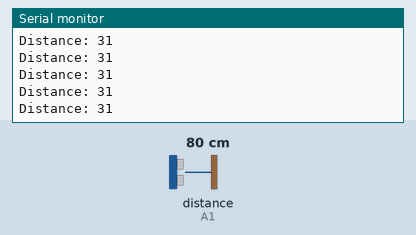
Bench run of a sketch on a simulated Arduino Uno, built with avr-gcc and run on an emulated ATmega328P. On the bench: the last lines printed to the serial monitor. Wiring (inferred from the names in the program): ultrasonic range finder: trigger pin 10; echo A1. The test bench sets the inputs (shaded band); at power-on: distance to the obstacle (sensor on A1) 80 cm. The echo pulse lasts 58.3 µs per cm.

Above: at 1.2 s.
1.3 s: distance to the obstacle (sensor on A1) set to 2 cm
At 1.9 s:
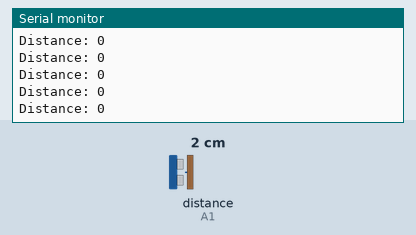
4.3 s: distance to the obstacle (sensor on A1) set to 250 cm
At 5.2 s:
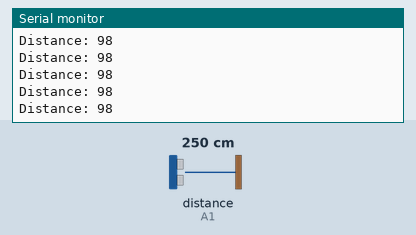
7.3 s: distance to the obstacle (sensor on A1) set to 4 cm
At 8.3 s:
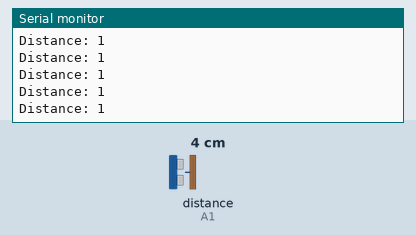
10.3 s: distance to the obstacle (sensor on A1) set to 250 cm
At 10.8 s:
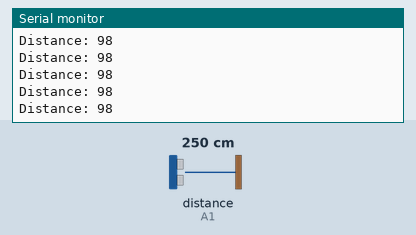
13.3 s: distance to the obstacle (sensor on A1) set to 9 cm
At 14.2 s:
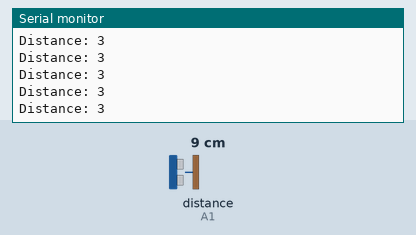
16.3 s: distance to the obstacle (sensor on A1) set to 299 cm
At 17.3 s:
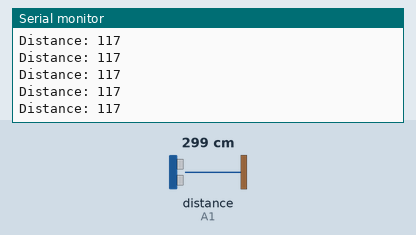
Timing chart, 0 to 19.3 s (numbered marks = the images above; inputs shaded):
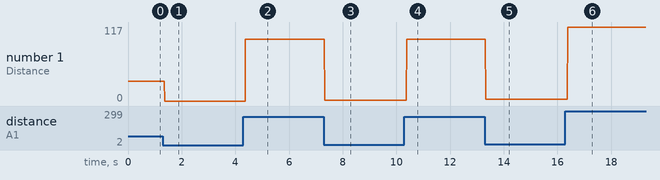

Measured:
- after the input at 1.3 s, the serial monitor: prints a new line after 0.07 s (image 1)
- after the input at 4.3 s, the serial monitor: prints a new line after 0.08 s (image 2)
- after the input at 7.3 s, the serial monitor: prints a new line at once (image 3)
- after the input at 13.3 s, the serial monitor: prints a new line at once (image 5)
- after the input at 16.3 s, the serial monitor: prints a new line after 0.08 s (image 6)
- plotted number 1: 31 → 0 after the input at 1.3 s, 0 → 98 after the input at 4.3 s, 98 → 1 after the input at 7.3 s, 98 → 3 after the input at 13.3 s, 3 → 117 after the input at 16.3 s

The sketch:

ultrasonicPrintDistance.ino
```cpp
int triggerPin = 10;
int sensorOut = A1;

void setup() {
  // put your setup code here, to run once:
  pinMode(triggerPin, OUTPUT);
  pinMode(sensorOut, INPUT);
  Serial.begin(9600);
}

void loop() {
  // clear trigger pin
  digitalWrite(triggerPin, LOW);
  delayMicroseconds(2);

  sendShortPulse();
  // Reads the echoPin, returns the sound wave travel time in microseconds
  long duration = pulseIn(sensorOut, HIGH);
  // Calculating the distance
  int distance = duration / 148;
  // Prints the distance on the Serial Monitor
  Serial.print("Distance: ");
  Serial.println(distance);
}

void sendShortPulse() {
  digitalWrite(triggerPin, HIGH);
  delay(.1);
  digitalWrite(triggerPin, LOW);
}
```
